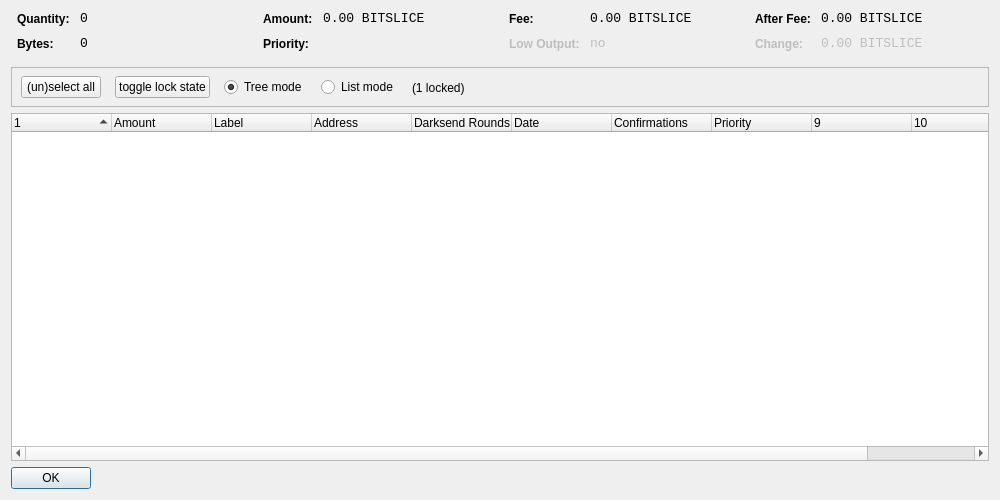
<?xml version="1.0" encoding="UTF-8"?>
<ui version="4.0">
 <class>CoinControlDialog</class>
 <widget class="QDialog" name="CoinControlDialog">
  <property name="geometry">
   <rect>
    <x>0</x>
    <y>0</y>
    <width>1000</width>
    <height>500</height>
   </rect>
  </property>
  <property name="windowTitle">
   <string>Coin Control</string>
  </property>
  <layout class="QVBoxLayout" name="verticalLayout">
   <item>
    <layout class="QHBoxLayout" name="horizontalLayoutTop" stretch="0,0,0,0">
     <property name="topMargin">
      <number>0</number>
     </property>
     <property name="bottomMargin">
      <number>10</number>
     </property>
     <item>
      <layout class="QFormLayout" name="formLayoutCoinControl1">
       <property name="horizontalSpacing">
        <number>10</number>
       </property>
       <property name="verticalSpacing">
        <number>10</number>
       </property>
       <property name="leftMargin">
        <number>6</number>
       </property>
       <property name="rightMargin">
        <number>6</number>
       </property>
       <item row="0" column="0">
        <widget class="QLabel" name="labelCoinControlQuantityText">
         <property name="styleSheet">
          <string notr="true">font-weight:bold;</string>
         </property>
         <property name="text">
          <string>Quantity:</string>
         </property>
        </widget>
       </item>
       <item row="0" column="1">
        <widget class="QLabel" name="labelCoinControlQuantity">
         <property name="font">
          <font>
           <family>Monospace</family>
           <pointsize>10</pointsize>
          </font>
         </property>
         <property name="cursor">
          <cursorShape>IBeamCursor</cursorShape>
         </property>
         <property name="contextMenuPolicy">
          <enum>Qt::ActionsContextMenu</enum>
         </property>
         <property name="text">
          <string notr="true">0</string>
         </property>
         <property name="textInteractionFlags">
          <set>Qt::LinksAccessibleByMouse|Qt::TextSelectableByKeyboard|Qt::TextSelectableByMouse</set>
         </property>
        </widget>
       </item>
       <item row="1" column="0">
        <widget class="QLabel" name="labelCoinControlBytesText">
         <property name="styleSheet">
          <string notr="true">font-weight:bold;</string>
         </property>
         <property name="text">
          <string>Bytes:</string>
         </property>
        </widget>
       </item>
       <item row="1" column="1">
        <widget class="QLabel" name="labelCoinControlBytes">
         <property name="font">
          <font>
           <family>Monospace</family>
           <pointsize>10</pointsize>
          </font>
         </property>
         <property name="cursor">
          <cursorShape>IBeamCursor</cursorShape>
         </property>
         <property name="contextMenuPolicy">
          <enum>Qt::ActionsContextMenu</enum>
         </property>
         <property name="text">
          <string notr="true">0</string>
         </property>
         <property name="textInteractionFlags">
          <set>Qt::LinksAccessibleByMouse|Qt::TextSelectableByKeyboard|Qt::TextSelectableByMouse</set>
         </property>
        </widget>
       </item>
      </layout>
     </item>
     <item>
      <layout class="QFormLayout" name="formLayoutCoinControl2">
       <property name="horizontalSpacing">
        <number>10</number>
       </property>
       <property name="verticalSpacing">
        <number>10</number>
       </property>
       <property name="leftMargin">
        <number>6</number>
       </property>
       <property name="rightMargin">
        <number>6</number>
       </property>
       <item row="0" column="0">
        <widget class="QLabel" name="labelCoinControlAmountText">
         <property name="styleSheet">
          <string notr="true">font-weight:bold;</string>
         </property>
         <property name="text">
          <string>Amount:</string>
         </property>
        </widget>
       </item>
       <item row="0" column="1">
        <widget class="QLabel" name="labelCoinControlAmount">
         <property name="font">
          <font>
           <family>Monospace</family>
           <pointsize>10</pointsize>
          </font>
         </property>
         <property name="cursor">
          <cursorShape>IBeamCursor</cursorShape>
         </property>
         <property name="contextMenuPolicy">
          <enum>Qt::ActionsContextMenu</enum>
         </property>
         <property name="text">
          <string notr="true">0.00 BITSLICE</string>
         </property>
         <property name="textInteractionFlags">
          <set>Qt::LinksAccessibleByMouse|Qt::TextSelectableByKeyboard|Qt::TextSelectableByMouse</set>
         </property>
        </widget>
       </item>
       <item row="1" column="0">
        <widget class="QLabel" name="labelCoinControlPriorityText">
         <property name="styleSheet">
          <string notr="true">font-weight:bold;</string>
         </property>
         <property name="text">
          <string>Priority:</string>
         </property>
        </widget>
       </item>
       <item row="1" column="1">
        <widget class="QLabel" name="labelCoinControlPriority">
         <property name="font">
          <font>
           <family>Monospace</family>
           <pointsize>10</pointsize>
          </font>
         </property>
         <property name="cursor">
          <cursorShape>IBeamCursor</cursorShape>
         </property>
         <property name="contextMenuPolicy">
          <enum>Qt::ActionsContextMenu</enum>
         </property>
         <property name="text">
          <string/>
         </property>
         <property name="textInteractionFlags">
          <set>Qt::LinksAccessibleByMouse|Qt::TextSelectableByKeyboard|Qt::TextSelectableByMouse</set>
         </property>
        </widget>
       </item>
      </layout>
     </item>
     <item>
      <layout class="QFormLayout" name="formLayoutCoinControl3">
       <property name="horizontalSpacing">
        <number>10</number>
       </property>
       <property name="verticalSpacing">
        <number>10</number>
       </property>
       <property name="leftMargin">
        <number>6</number>
       </property>
       <property name="rightMargin">
        <number>6</number>
       </property>
       <item row="0" column="0">
        <widget class="QLabel" name="labelCoinControlFeeText">
         <property name="styleSheet">
          <string notr="true">font-weight:bold;</string>
         </property>
         <property name="text">
          <string>Fee:</string>
         </property>
        </widget>
       </item>
       <item row="0" column="1">
        <widget class="QLabel" name="labelCoinControlFee">
         <property name="font">
          <font>
           <family>Monospace</family>
           <pointsize>10</pointsize>
          </font>
         </property>
         <property name="cursor">
          <cursorShape>IBeamCursor</cursorShape>
         </property>
         <property name="contextMenuPolicy">
          <enum>Qt::ActionsContextMenu</enum>
         </property>
         <property name="text">
          <string notr="true">0.00 BITSLICE</string>
         </property>
         <property name="textInteractionFlags">
          <set>Qt::LinksAccessibleByMouse|Qt::TextSelectableByKeyboard|Qt::TextSelectableByMouse</set>
         </property>
        </widget>
       </item>
       <item row="1" column="0">
        <widget class="QLabel" name="labelCoinControlLowOutputText">
         <property name="enabled">
          <bool>false</bool>
         </property>
         <property name="styleSheet">
          <string notr="true">font-weight:bold;</string>
         </property>
         <property name="text">
          <string>Low Output:</string>
         </property>
        </widget>
       </item>
       <item row="1" column="1">
        <widget class="QLabel" name="labelCoinControlLowOutput">
         <property name="enabled">
          <bool>false</bool>
         </property>
         <property name="font">
          <font>
           <family>Monospace</family>
           <pointsize>10</pointsize>
          </font>
         </property>
         <property name="cursor">
          <cursorShape>IBeamCursor</cursorShape>
         </property>
         <property name="contextMenuPolicy">
          <enum>Qt::ActionsContextMenu</enum>
         </property>
         <property name="text">
          <string notr="true">no</string>
         </property>
         <property name="textInteractionFlags">
          <set>Qt::LinksAccessibleByMouse|Qt::TextSelectableByKeyboard|Qt::TextSelectableByMouse</set>
         </property>
        </widget>
       </item>
      </layout>
     </item>
     <item>
      <layout class="QFormLayout" name="formLayoutCoinControl4">
       <property name="horizontalSpacing">
        <number>10</number>
       </property>
       <property name="verticalSpacing">
        <number>10</number>
       </property>
       <property name="leftMargin">
        <number>6</number>
       </property>
       <property name="rightMargin">
        <number>6</number>
       </property>
       <item row="0" column="0">
        <widget class="QLabel" name="labelCoinControlAfterFeeText">
         <property name="styleSheet">
          <string notr="true">font-weight:bold;</string>
         </property>
         <property name="text">
          <string>After Fee:</string>
         </property>
        </widget>
       </item>
       <item row="0" column="1">
        <widget class="QLabel" name="labelCoinControlAfterFee">
         <property name="font">
          <font>
           <family>Monospace</family>
           <pointsize>10</pointsize>
          </font>
         </property>
         <property name="cursor">
          <cursorShape>IBeamCursor</cursorShape>
         </property>
         <property name="contextMenuPolicy">
          <enum>Qt::ActionsContextMenu</enum>
         </property>
         <property name="text">
          <string notr="true">0.00 BITSLICE</string>
         </property>
         <property name="textInteractionFlags">
          <set>Qt::LinksAccessibleByMouse|Qt::TextSelectableByKeyboard|Qt::TextSelectableByMouse</set>
         </property>
        </widget>
       </item>
       <item row="1" column="0">
        <widget class="QLabel" name="labelCoinControlChangeText">
         <property name="enabled">
          <bool>false</bool>
         </property>
         <property name="styleSheet">
          <string notr="true">font-weight:bold;</string>
         </property>
         <property name="text">
          <string>Change:</string>
         </property>
        </widget>
       </item>
       <item row="1" column="1">
        <widget class="QLabel" name="labelCoinControlChange">
         <property name="enabled">
          <bool>false</bool>
         </property>
         <property name="font">
          <font>
           <family>Monospace</family>
           <pointsize>10</pointsize>
          </font>
         </property>
         <property name="cursor">
          <cursorShape>IBeamCursor</cursorShape>
         </property>
         <property name="contextMenuPolicy">
          <enum>Qt::ActionsContextMenu</enum>
         </property>
         <property name="text">
          <string notr="true">0.00 BITSLICE</string>
         </property>
         <property name="textInteractionFlags">
          <set>Qt::LinksAccessibleByMouse|Qt::TextSelectableByKeyboard|Qt::TextSelectableByMouse</set>
         </property>
        </widget>
       </item>
      </layout>
     </item>
    </layout>
   </item>
   <item>
    <widget class="QFrame" name="frame">
     <property name="minimumSize">
      <size>
       <width>0</width>
       <height>40</height>
      </size>
     </property>
     <property name="frameShape">
      <enum>QFrame::StyledPanel</enum>
     </property>
     <property name="frameShadow">
      <enum>QFrame::Sunken</enum>
     </property>
     <widget class="QWidget" name="horizontalLayoutWidget">
      <property name="geometry">
       <rect>
        <x>10</x>
        <y>0</y>
        <width>781</width>
        <height>41</height>
       </rect>
      </property>
      <layout class="QHBoxLayout" name="horizontalLayoutPanel" stretch="0,0,0,0,0">
       <property name="spacing">
        <number>14</number>
       </property>
       <item>
        <widget class="QPushButton" name="pushButtonSelectAll">
         <property name="sizePolicy">
          <sizepolicy hsizetype="Maximum" vsizetype="Fixed">
           <horstretch>0</horstretch>
           <verstretch>0</verstretch>
          </sizepolicy>
         </property>
         <property name="text">
          <string>(un)select all</string>
         </property>
        </widget>
       </item>
        <item>
         <widget class="QPushButton" name="pushButtonToggleLock">
          <property name="sizePolicy">
           <sizepolicy hsizetype="Maximum" vsizetype="Fixed">
            <horstretch>0</horstretch>
            <verstretch>0</verstretch>
           </sizepolicy>
          </property>
          <property name="text">
           <string>toggle lock state</string>
          </property>
          <property name="autoDefault">
           <bool>false</bool>
          </property>
         </widget>
        </item>
       <item>
        <widget class="QRadioButton" name="radioTreeMode">
         <property name="sizePolicy">
          <sizepolicy hsizetype="Maximum" vsizetype="Fixed">
           <horstretch>0</horstretch>
           <verstretch>0</verstretch>
          </sizepolicy>
         </property>
         <property name="text">
          <string>Tree mode</string>
         </property>
         <property name="checked">
          <bool>true</bool>
         </property>
        </widget>
       </item>
       <item>
        <widget class="QRadioButton" name="radioListMode">
         <property name="sizePolicy">
          <sizepolicy hsizetype="Maximum" vsizetype="Fixed">
           <horstretch>0</horstretch>
           <verstretch>0</verstretch>
          </sizepolicy>
         </property>
         <property name="text">
          <string>List mode</string>
         </property>
        </widget>
       </item>
        <item>
         <widget class="QLabel" name="labelLocked">
          <property name="text">
           <string>(1 locked)</string>
          </property>
         </widget>
        </item>
       <item>
        <spacer name="horizontalSpacer">
         <property name="orientation">
          <enum>Qt::Horizontal</enum>
         </property>
         <property name="sizeHint" stdset="0">
          <size>
           <width>40</width>
           <height>20</height>
          </size>
         </property>
        </spacer>
       </item>
      </layout>
     </widget>
    </widget>
   </item>
   <item>
    <widget class="CoinControlTreeWidget" name="treeWidget">
     <property name="contextMenuPolicy">
      <enum>Qt::CustomContextMenu</enum>
     </property>
     <property name="sortingEnabled">
      <bool>false</bool>
     </property>
     <property name="columnCount">
      <number>11</number>
     </property>
     <attribute name="headerShowSortIndicator" stdset="0">
      <bool>true</bool>
     </attribute>
     <attribute name="headerStretchLastSection">
      <bool>false</bool>
     </attribute>
     <column>
      <property name="text">
       <string/>
      </property>
     </column>
     <column>
      <property name="text">
       <string>Amount</string>
      </property>
     </column>
     <column>
      <property name="text">
       <string>Label</string>
      </property>
     </column>
     <column>
      <property name="text">
       <string>Address</string>
      </property>
     </column>
     <column>
      <property name="text">
       <string>Darksend Rounds</string>
      </property>
    </column>
     <column>
      <property name="text">
       <string>Date</string>
      </property>
     </column>
     <column>
      <property name="text">
       <string>Confirmations</string>
      </property>
      <property name="toolTip">
       <string>Confirmed</string>
      </property>
     </column>
     <column>
      <property name="text">
       <string>Priority</string>
      </property>
     </column>
     <column>
      <property name="text">
       <string/>
      </property>
     </column>
     <column>
      <property name="text">
       <string/>
      </property>
     </column>
     <column>
      <property name="text">
       <string/>
      </property>
     </column>
     <column>
      <property name="text">
       <string/>
      </property>
     </column>
    </widget>
   </item>
   <item>
    <widget class="QDialogButtonBox" name="buttonBox">
     <property name="sizePolicy">
      <sizepolicy hsizetype="Maximum" vsizetype="Fixed">
       <horstretch>0</horstretch>
       <verstretch>0</verstretch>
      </sizepolicy>
     </property>
     <property name="orientation">
      <enum>Qt::Horizontal</enum>
     </property>
     <property name="standardButtons">
      <set>QDialogButtonBox::Ok</set>
     </property>
    </widget>
   </item>
  </layout>
 </widget>
 <customwidgets>
  <customwidget>
   <class>CoinControlTreeWidget</class>
   <extends>QTreeWidget</extends>
   <header>coincontroltreewidget.h</header>
  </customwidget>
 </customwidgets>
 <resources/>
 <connections/>
</ui>
